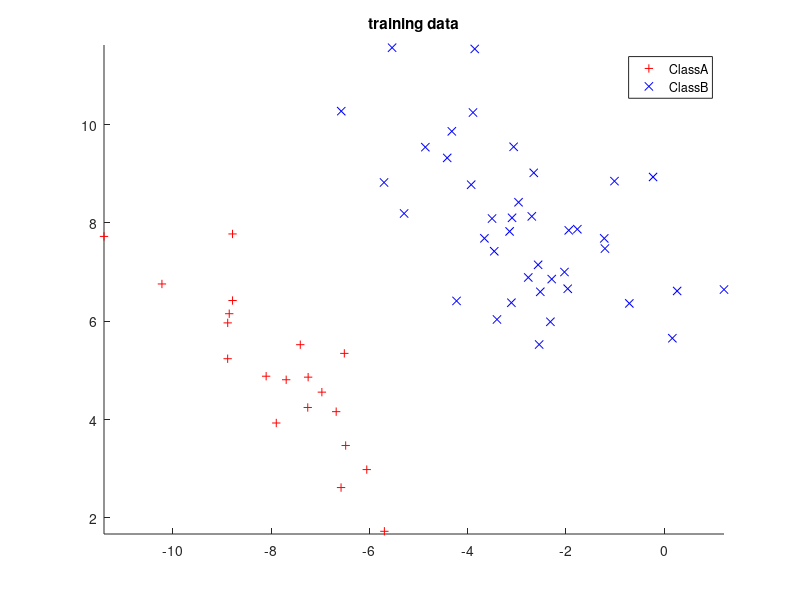
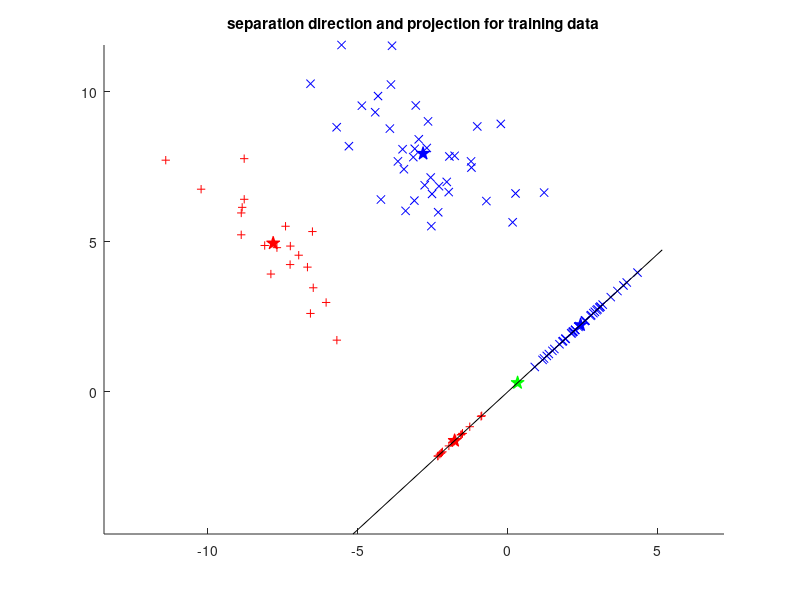
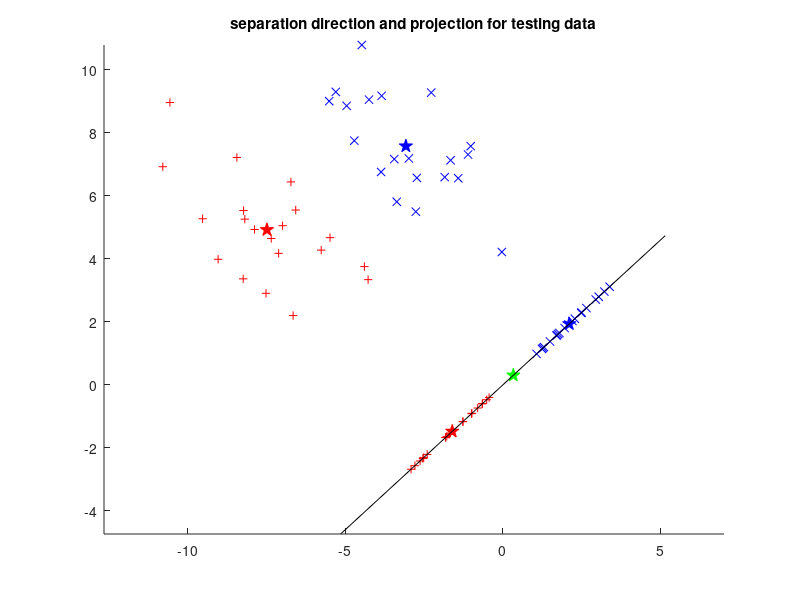

MATLAB code to generate these figures, in order:
%% Project 2 – Jonas Lorenz
%% Fisher's Linear Discriminant Analysis
% Fisher's Linear Discriminant Analysis (LDA) is a dimension reduction technique 
% commonly used for supervised classification problems. The goal of LDA is to 
% project the features in higher dimension space onto a lower dimensional space, 
% such that samples from different distribution can be 'separated'. Through this 
% project, we are going to learn the basic about Fisher's LDA, and to explore 
% practical issues for a couple of datasets from applications.
%% 
% *Dataset generation*
% 
% First we want to generate two classes of data points, labelled $A$ and $B%$, 
% each drawn from a normal distribution. Each data sample $x$ is a vector of length 
% 2, collected in matrices with each column corresponding to a point.

rng(0);
% generate data points
muA = [-8;5]; muB = [-3;8];
theta = pi/4; 
T = [cos(theta),-sin(theta); sin(theta), cos(theta)];
S = T*diag([1,2])*T';
DataA = S*randn(2, 40) + muA * ones(1,40);
DataB = S*randn(2, 60) + muB * ones(1,60);

% training and testing data: each column is a sample
TrainA = DataA(:,1:end-20); 
TestA = DataA(:,end-20+1:end);
TrainB = DataB(:,1:end-20); 
TestB = DataB(:,end-20+1:end);

% show data points
figure(1)
hold on;
plot(TrainA(1,:),TrainA(2,:), '+r', 'DisplayName','ClassA');
plot(TrainB(1,:),TrainB(2,:), 'xb', 'DisplayName','ClassB');
axis equal; legend show; title('training data')
%% 
% Fisher's LDA is now centered around the optimization problem
% 
% $\max_{\|v\| \neq 0} \frac{(v^Tm_A - v^Tm_B)^2}{v^T(\Sigma_A + \Sigma_B) v}$.
% 
% *Task 1:* Show that an optimal solution is given by $v = (\Sigma_A + \Sigma_B)^{-1}(m_A 
% - m_B)$.
% 
% *Solution:* To make notation easier, we want to introduce $C := (m_A - m_B)(m_A 
% - m_B)^T$ and $D := \Sigma_A + \Sigma_B$. Both of these matrices are symmetric 
% which will come in handy later. Right now, however, we note that our optimization 
% problem can be simply rewritten to
% 
% $\max_{v \neq 0} \frac{v^TCv}{v^TDv}$.
% 
% Since scaling $v$ does not affect the maximum, we barely need to find a vector 
% "facing the right direction", allowing us to require $v^TDv$ to be equal to 
% one. This simplifies our problem to
% 
% $\begin{cases}\min -v^TCv \\v^TDv -1 = 0\end{cases}$.
% 
% Since $\frac{d}{dv} -v^TCv = 2Cv$ and $\frac{d}{dv} v^TDv - 1 = 2Dv$ (notice 
% we are using the symmetry here), we need to solve the equation
% 
% $-2Cv - 2\lambda Dv = 0$.
% 
% This is equivalent to 
% 
% $(m_A-m_B)(m_A - m_B)^Tv = -\lambda (\Sigma_A + \Sigma_B)v$,
% 
% so we can see that an optimal solution is given by
% 
% $$\mu (\Sigma + \Sigma_B)^{-1}(m_A - m_B)$$
% 
% where $\mu := \frac{-(m_A - m_B)^Tv}{\lambda}$ is simply a scalar. Recalling 
% that scaling does not affect the optimal solution, this solves the exercise 
% following that
% 
% $$v = (\Sigma + \Sigma_B)^{-1}(m_A - m_B)$$
% 
% is therefore also an optimal solution.
%% 
% The separation achieved by this vector can be seen well in the following. 
% The stars represent the mean values.

% sample mean & covariance
mA = mean(TrainA')';
mB = mean(TrainB')';
sA = cov(TrainA');
sB = cov(TrainB');

% separation vector
v = (sA+sB)\(mA-mB);
v = v/norm(v);

% thresholding constant
c = v'*(mA+mB)/2;
cv = c*v;

% show data
projA = v*v'*TrainA; projB = v*v'*TrainB;
projmA = v*v'*mA; projmB = v*v'*mB;
figure(2)
hold on;
plot([TrainA(1,:),projA(1,:)], [TrainA(2,:),projA(2,:)], '+r');
plot([TrainB(1,:),projB(1,:)], [TrainB(2,:),projB(2,:)], 'xb');
plot([mA(1),projmA(1)],[mA(2),projmA(2)],'pr','MarkerFaceColor','red','Markersize',10);
plot([mB(1),projmB(1)],[mB(2),projmB(2)],'pb','MarkerFaceColor','blue','Markersize',10);
plot(cv(1),cv(2),'pg','MarkerFaceColor','green','Markersize',10);
plot(7*[-v(1),v(1)], 7*[-v(2),v(2)], '-k');
axis equal; title('separation direction and projection for training data')
%% 
% *Task 2:* Use $v$ to build a classifier and report the success rate.
% 
% *Solution:* We want to use $c = v^T(m_A + m_B)/2$ as a thresholding constant, 
% which, judging by the green star in the plot, should be a good constant to use 
% for our classifier. We will guess $A$ for $v^Tx >c$ and $B$ otherwise. This 
% follows from the fact that $v$ is a vector "into" the third quadrant. Since 
% the projections of $A$ are almost exclusively in that quadrant while the projections 
% of $B$ are in the first, the inner product of data in $A$ with $v$ will predominantly 
% be positive, the contrary being true for $B$. Intuition for this is given by 
% the fact that the inner product between to vectors shows how big a part one 
% vector is of the other.

% first we want to classify the testing data for A
innerA = v'*TestA;
% label 1 if categorized correctly, 0 otherwise
successA = innerA > c

% same for B
innerB = v'*TestB;
successB = innerB <= c
srate = (sum(successA) + sum(successB))/(size(TestA, 2) + size(TestB, 2))
% test mean
mA = mean(TestA')';
mB = mean(TestB')';

% show data
projA = v*v'*TestA; projB = v*v'*TestB;
projmA = v*v'*mA; projmB = v*v'*mB;
figure(3)
hold on;
plot([TestA(1,:),projA(1,:)], [TestA(2,:),projA(2,:)], '+r');
plot([TestB(1,:),projB(1,:)], [TestB(2,:),projB(2,:)], 'xb');
plot([mA(1),projmA(1)],[mA(2),projmA(2)],'pr','MarkerFaceColor','red','Markersize',10);
plot([mB(1),projmB(1)],[mB(2),projmB(2)],'pb','MarkerFaceColor','blue','Markersize',10);
plot(cv(1),cv(2),'pg','MarkerFaceColor','green','Markersize',10);
plot(7*[-v(1),v(1)], 7*[-v(2),v(2)], '-k');
axis equal; title('separation direction and projection for testing data')
%% 
% We now want to look at real-life data and test the effectiveness of LDA there. 
% For this, we want to look at the sonar and ionosphere datasets.

clear;
load sonar.mat
whos('-file', 'sonar.mat')
load ionosphere.mat
whos('-file', 'ionosphere.mat')
%% 
% *Task 3:* Test and report the success rate for classification by LDA using 
% the default threshold $c$. Use 70% percent of the data to train and the rest 
% to test the classification.
% 
% *Solution:* We want to start with the sonar dataset.

A = sonar_data(sonar_label == 0, :);
B = sonar_data(sonar_label == 1, :);
TrainA = A(1:int16(0.7*length(A)), :);
TrainB = B(1:int16(0.7*length(B)), :);
TestA = A(int16(0.7*length(A))+1:end, :);
TestB = B(int16(0.7*length(B))+1:end, :);
%% 
% With the data split up, we can now train our model.

% sample mean & covariance
mA = mean(TrainA)';
mB = mean(TrainB)';
sA = cov(TrainA);
sB = cov(TrainB);

% separation vector
v = (sA + sB)\(mA - mB);
v = v/norm(v);

% thresholding constant
c = v'*(mA + mB)/2;
%% 
% To get an idea how to classify the data based on the thresholding constant, 
% we will take a quick look at how $A$ and $B$ are being projected.

test1 = v'*TrainA(1:10, :)'
test2 = v'*TrainB(1:10, :)'
%% 
% This suggests that we should classify the data as $A$ when $v^Tx > c$. Now 
% we want to test our classifier and report the success rate.

innerA = v'*TestA';
successA = innerA > c
innerB = v'*TestB';
successB = innerB <=c
srate = (sum(successA) + sum(successB))/(size(TestA, 1) + size(TestB, 1))
%% 
% Now we can test LDA on the ionosphere dataset.

A = ionosphere_data(ionosphere_label == 0, :);
B = ionosphere_data(ionosphere_label == 1, :);
TrainA = A(1:int16(0.7*length(A)), :);
TrainB = B(1:int16(0.7*length(B)), :);
TestA = A(int16(0.7*length(A))+1:end, :);
TestB = B(int16(0.7*length(B))+1:end, :);
%% 
% With the data split up, we can now train our model.

% sample mean & covariance
mA = mean(TrainA)';
mB = mean(TrainB)';
sA = cov(TrainA);
sB = cov(TrainB);

% separation vector
v = pinv(sA + sB)*(mA - mB);
v = v/norm(v);

% thresholding constant
c = v'*(mA + mB)/2;
%% 
% To get an idea how to classify the data based on the thresholding constant, 
% we will take a quick look at how $A$ and $B$ are being projected.

test1 = v'*TrainA(1:10, :)'
test2 = v'*TrainB(1:10, :)'
%% 
% Again, this suggests that we should classify the data as $A$ when $v^Tx > 
% c$. Now we want to test our classifier and report the success rate.

innerA = v'*TestA';
successA = innerA > c
innerB = v'*TestB';
successB = innerB <=c
srate = (sum(successA) + sum(successB))/(size(TestA, 1) + size(TestB, 1))
%% 
% Now that we have achieved good results with the default threshold, we want 
% to see how sensitive the classification is to the choice of $c$.
% 
% *Task 4:* Try different thresholds for $c$.
% 
% *Solution:* First we want to see how changing $c$ impacts classification on 
% the sonar training data.

A = sonar_data(sonar_label == 0, :);
B = sonar_data(sonar_label == 1, :);
TrainA = A(1:int16(0.7*length(A)), :);
TrainB = B(1:int16(0.7*length(B)), :);
TestA = A(int16(0.7*length(A))+1:end, :);
TestB = B(int16(0.7*length(B))+1:end, :);

% sample mean & covariance
mA = mean(TrainA)';
mB = mean(TrainB)';
sA = cov(TrainA);
sB = cov(TrainB);

% separation vector
v = (sA + sB)\(mA - mB);
v = v/norm(v);

% thresholding constants
c1 = v'*(mA);
c2 = v'*(mA*(1/4) + mB*(3/4));
c3 = v'*(mA*(2/5) + mB*(3/5));
c4 = v'*(mA*(14/30) + mB*(16/30));
c5 = v'*(mA*(16/30) + mB*(14/30));
c6 = v'*(mA*(3/5) + mB*(2/5));
c7 = v'*(mA*(3/4) + mB*(1/4));
c8 = v'*(mB);

% classification
innerA = v'*TestA';
successA = innerA > c1;
innerB = v'*TestB';
successB = innerB <=c1;
srate = (sum(successA) + sum(successB))/(size(TestA, 1) + size(TestB, 1))

innerA = v'*TestA';
successA = innerA > c2;
innerB = v'*TestB';
successB = innerB <=c2;
srate = (sum(successA) + sum(successB))/(size(TestA, 1) + size(TestB, 1))

innerA = v'*TestA';
successA = innerA > c3;
innerB = v'*TestB';
successB = innerB <=c3;
srate = (sum(successA) + sum(successB))/(size(TestA, 1) + size(TestB, 1))

innerA = v'*TestA';
successA = innerA > c4;
innerB = v'*TestB';
successB = innerB <=c4;
srate = (sum(successA) + sum(successB))/(size(TestA, 1) + size(TestB, 1))

innerA = v'*TestA';
successA = innerA > c5;
innerB = v'*TestB';
successB = innerB <=c5;
srate = (sum(successA) + sum(successB))/(size(TestA, 1) + size(TestB, 1))

innerA = v'*TestA';
successA = innerA > c6;
innerB = v'*TestB';
successB = innerB <=c6;
srate = (sum(successA) + sum(successB))/(size(TestA, 1) + size(TestB, 1))

innerA = v'*TestA';
successA = innerA > c7;
innerB = v'*TestB';
successB = innerB <=c7;
srate = (sum(successA) + sum(successB))/(size(TestA, 1) + size(TestB, 1))

innerA = v'*TestA';
successA = innerA > c8;
innerB = v'*TestB';
successB = innerB <=c8;
srate = (sum(successA) + sum(successB))/(size(TestA, 1) + size(TestB, 1))
%% 
% We can see that changing $c$ actually gives improved results for $c_4$ and 
% $c_6$, suggesting that the sets $A$ and $B$ are slightly intertwined.
% 
% Now we want to see how changing $c$ impacts our model for the sonar dataset.

A = ionosphere_data(ionosphere_label == 0, :);
B = ionosphere_data(ionosphere_label == 1, :);
TrainA = A(1:int16(0.7*length(A)), :);
TrainB = B(1:int16(0.7*length(B)), :);
TestA = A(int16(0.7*length(A))+1:end, :);
TestB = B(int16(0.7*length(B))+1:end, :);

% sample mean & covariance
mA = mean(TrainA)';
mB = mean(TrainB)';
sA = cov(TrainA);
sB = cov(TrainB);

% separation vector
v = pinv(sA + sB)*(mA - mB);
v = v/norm(v);

% thresholding constants
c1 = v'*(mA);
c2 = v'*(mA*(1/4) + mB*(3/4));
c3 = v'*(mA*(2/5) + mB*(3/5));
c4 = v'*(mA*(14/30) + mB*(16/30));
c5 = v'*(mA*(16/30) + mB*(14/30));
c6 = v'*(mA*(3/5) + mB*(2/5));
c7 = v'*(mA*(3/4) + mB*(1/4));
c8 = v'*(mB);

% classification
innerA = v'*TestA';
successA = innerA > c1;
innerB = v'*TestB';
successB = innerB <=c1;
srate = (sum(successA) + sum(successB))/(size(TestA, 1) + size(TestB, 1))

innerA = v'*TestA';
successA = innerA > c2;
innerB = v'*TestB';
successB = innerB <=c2;
srate = (sum(successA) + sum(successB))/(size(TestA, 1) + size(TestB, 1))

innerA = v'*TestA';
successA = innerA > c3;
innerB = v'*TestB';
successB = innerB <=c3;
srate = (sum(successA) + sum(successB))/(size(TestA, 1) + size(TestB, 1))

innerA = v'*TestA';
successA = innerA > c4;
innerB = v'*TestB';
successB = innerB <=c4;
srate = (sum(successA) + sum(successB))/(size(TestA, 1) + size(TestB, 1))

innerA = v'*TestA';
successA = innerA > c5;
innerB = v'*TestB';
successB = innerB <=c5;
srate = (sum(successA) + sum(successB))/(size(TestA, 1) + size(TestB, 1))

innerA = v'*TestA';
successA = innerA > c6;
innerB = v'*TestB';
successB = innerB <=c6;
srate = (sum(successA) + sum(successB))/(size(TestA, 1) + size(TestB, 1))

innerA = v'*TestA';
successA = innerA > c7;
innerB = v'*TestB';
successB = innerB <=c7;
srate = (sum(successA) + sum(successB))/(size(TestA, 1) + size(TestB, 1))

innerA = v'*TestA';
successA = innerA > c8;
innerB = v'*TestB';
successB = innerB <=c8;
srate = (sum(successA) + sum(successB))/(size(TestA, 1) + size(TestB, 1))
%% 
% We can see that here the constants $c_4$ and $c_6$ give improved results with 
% $c_3$ giving equally good results compared to the default thresholding constant.
%% 
% *Task 5:* The matrix $S_A + S_B$ for the ionosphere dataset is singular. Why? 
% How can the problem be circumvented?
% 
% *Solution:* The matrix is singular due to feature 2 of our dataset being only 
% zeros for every element. Therefore our data is not actually 34-dimensional, 
% but 33-dimensional. In the covariance matrix, this leads to zeros in both row 
% and column 2 in $s_A$ and $s_B$ each. The issue can be adressed using the Moore-Penrose 
% pseudoinverse. As the attentive reader might have noticed, that is exactly what 
% was being done in tasks 3 and 4. It is the closed we can get, norm-wise, to 
% an actual solution of a linear equation featuring a singular matrix. Looking 
% back on task 3 however, one could possibly have also considered deleting the 
% second feature from our dataset and working with the remaining 33 dimensions.

ionosphere_data
sA
sB
